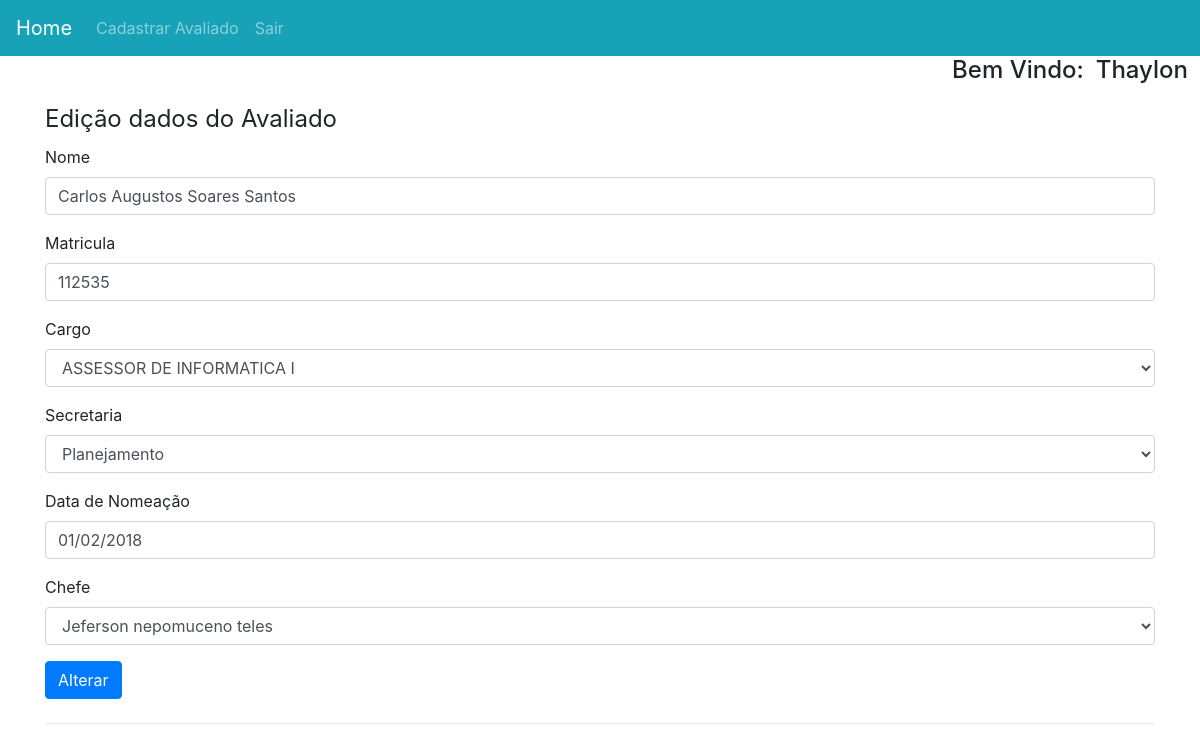
/edit_avaliado.php?id=1 (signed in), run on the app's committed database.
### tables this page shows
CREATE TABLE IF NOT EXISTS `avaliado` (
  `id` int(10) NOT NULL AUTO_INCREMENT,
  `id_gestor` int(10) NOT NULL,
  `nome` varchar(255) DEFAULT NULL,
  `matricula` varchar(10) DEFAULT NULL,
  `cargo` varchar(255) DEFAULT NULL,
  `secretaria` varchar(20) DEFAULT NULL,
  `data_nomeacao` varchar(15) DEFAULT NULL,
  `status` enum('0','1') DEFAULT '0',
  PRIMARY KEY (`id`),
  KEY `id_gestor` (`id_gestor`)
);

CREATE TABLE IF NOT EXISTS `cargo` (
  `id` int(10) NOT NULL AUTO_INCREMENT,
  `nome` varchar(150) NOT NULL,
  PRIMARY KEY (`id`)
);

CREATE TABLE IF NOT EXISTS `secretaria` (
  `id` int(10) NOT NULL AUTO_INCREMENT,
  `nome` varchar(100) NOT NULL,
  PRIMARY KEY (`id`)
);

CREATE TABLE IF NOT EXISTS `gestor` (
  `id` int(10) NOT NULL AUTO_INCREMENT,
  `nome` varchar(255) NOT NULL,
  `matricula` varchar(10) NOT NULL,
  `cargo` varchar(155) NOT NULL,
  `senha` varchar(255) NOT NULL,
  `perfil` enum('admin','avaliador','coordenador') NOT NULL DEFAULT 'avaliador',
  PRIMARY KEY (`id`)
);

### classes/avaliado.class.php (called while the page is built, shortened)
<?php
class Avaliado
{
	 private $pdo;
	 public function __construct($pdo)
	{
		$this->pdo = $pdo;
	}
    public function listaAvaliado($id){
    	$sql = $this->pdo->prepare("SELECT * FROM avaliado WHERE id = :id");
    	$sql ->bindValue(":id", $id);
    	$sql ->execute();
    	return $sql = $sql->fetchAll();
    }
}
?>

### classes/cargo.class.php (called while the page is built)
<?php
class Cargo
{
	public function __construct($pdo)
	{
		$this->pdo = $pdo;
	}
	public function listaCargo(){
		$sql = $this->pdo->prepare("SELECT * FROM cargo");
		$sql -> execute();
		return $sql->fetchAll();
	}
}
?>

### classes/secretaria.class.php (called while the page is built)
<?php
class Secretaria
{
	public function __construct($pdo)
	{
		$this->pdo = $pdo;
	}
	public function listaSecretaria(){
		$sql = $this->pdo->prepare("SELECT * FROM secretaria");
		$sql -> execute();
		return $sql->fetchAll();
	}
}
?>

### classes/gestor.class.php (called while the page is built, shortened)
<?php
 class Gestor
 {
 	private $pdo;
 	public function __construct($pdo)
 	{
 		$this->pdo = $pdo;
 	}
 	public function listarGestor(){
 		$sql = $this->pdo->prepare("SELECT * FROM gestor");
 		$sql ->execute();
 		return $sql->fetchAll();
 	}
 }
?>

### edit_avaliado.php (the view, shortened to what this page needs)
<?php
require "inc/cabecalho.php";
require "inc/config.php";
require "classes/gestor.class.php";
require "classes/avaliado.class.php";
require "classes/secretaria.class.php";
require "classes/cargo.class.php";
if (isset($_SESSION['Login']) && !empty($_SESSION['Login'])) {
$gestor = new Gestor($pdo);
$avaliado = new Avaliado($pdo);
$secretaria = new Secretaria($pdo);
$cargo = new Cargo($pdo);
$secre = $secretaria->listaSecretaria();
$cargo = $cargo->listaCargo();
$chefe = $gestor->listarGestor();
$id = $_GET['id'];
if (count($avaliado->listaAvaliado($id)) > 0) {
    $aval = $avaliado->listaAvaliado($id);
?>
<form action="" method="POST" role="form">
	<legend>Edição dados do Avaliado</legend>
	<?php foreach ($aval as $info):?>
	<div class="form-group">
		<label for="">Nome</label>
		<input type="text" class="form-control" id="" placeholder="Nome do Gestor" name="nome" required value="<?=$info['nome'];?>">
	</div>
	<div class="form-group">
		<label for="">Matricula</label>
		<input type="text" class="form-control" id="" placeholder="Matricula" name="matricula" required value="<?=$info['matricula'];?>" onkeyup="numero(this);">
	</div>
	<div class="form-group">
		<label for="">Cargo</label>
		<select name="cargo" class="form-control" required="required">
			<?php foreach ($cargo as $funcao): ?>
			<option value="<?=$funcao['id']?>"<?php if($funcao['id'] == $info['cargo']) echo "selected"?>><?=utf8_encode($funcao['nome'])?></option>
		    <?php endforeach ?>
		</select>
	</div>
	<div class="form-group">
		<label for="">Secretaria</label>
		<select name="secretaria" class="form-control" required="required">
			<?php foreach ($secre as $dado): ?>
			<option value="<?=$dado['id']?>"<?php if($dado['id'] == $info['secretaria']) echo "selected"?>><?=utf8_encode($dado['nome'])?></option>
		    <?php endforeach ?>
		</select>
	</div>
	<div class="form-group">
		<label for="">Data de Nomeação</label>
		<input type="text" class="form-control" id="" placeholder="Data de Nomeação" name="data_nomeacao" required value="<?=$info['data_nomeacao'];?>" onkeypress="dataConta(this)" minlength="10" maxlength="10">
	</div>
	<div class="form-group">
		<label for="">Chefe</label>
		<select name="chefe" class="form-control" required="required">
			<?php foreach ($chefe as $dado): ?>
			<option value="<?php echo $dado['id']; ?>" <?php if($dado['id'] == $info['id_gestor']) echo 'selected';?>><?php echo $dado['nome']; ?></option>
		    <?php endforeach ?>
		</select>
	</div>
    <?php endforeach ?>
	<button type="submit" class="btn btn-primary">Alterar</button>
</form>
<?php
}
}else{
	header("Location: index.php");
}
require "inc/rodape.php";
?>

### data on the page
avaliado: nome "Carlos Augustos Soares Santos", matricula "112535", cargo "ASSESSOR DE INFORMATICA I", secretaria "Planejamento", data_nomeacao "01/02/2018", chefe "Jeferson nepomuceno teles"

### other printed values
$sql['nome'] "Thaylon"
